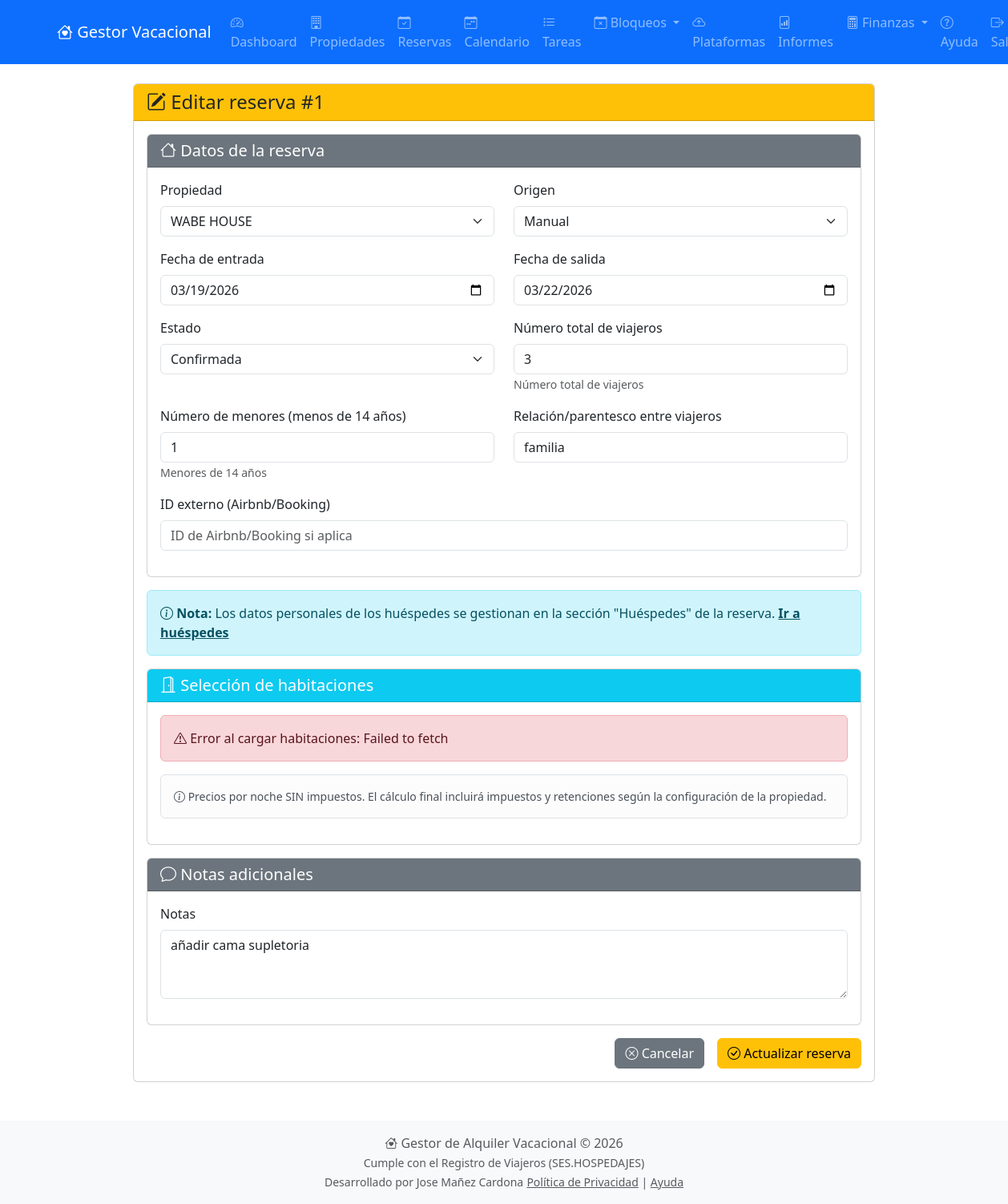
Page /reservas/editar/1 (signed in) on the committed database.
### models.py (models this page shows, shortened)
class Reserva(db.Model):
    __tablename__ = 'reservas'
    id = db.Column(db.Integer, primary_key=True)
    propiedad_id = db.Column(db.Integer, db.ForeignKey('propiedades.id'), nullable=False)
    num_huespedes = db.Column(db.Integer, default=1)
    num_menores = db.Column(db.Integer, default=0)
    relacion_parentesco = db.Column(db.String(200), nullable=True)
    fecha_entrada = db.Column(db.Date, nullable=False)
    fecha_salida = db.Column(db.Date, nullable=False)
    subtotal_habitaciones = db.Column(db.Float, default=0)
    impuesto_aplicado = db.Column(db.Float, default=0)
    total_impuestos = db.Column(db.Float, default=0)
    retencion_aplicada = db.Column(db.Float, default=0)
    retencion_total = db.Column(db.Float, default=0)  # Nota: en tu error aparece 'retención_total'
    precio_total = db.Column(db.Float)
    deposito_pagado = db.Column(db.Float, default=0)
    saldo_pendiente = db.Column(db.Float, default=0)
    fecha_pago_total = db.Column(db.Date, nullable=True)
    estado = db.Column(db.String(20), default='confirmada')
    notas = db.Column(db.Text)
    fecha_creacion = db.Column(db.DateTime, default=datetime.utcnow)
    origen = db.Column(db.String(50), default='manual')
    external_id = db.Column(db.String(100), unique=True, nullable=True)
    propiedad = db.relationship('Propiedad', back_populates='reservas')
    tareas = db.relationship('Tarea', back_populates='reserva_rel', lazy='dynamic')
    habitaciones_asignadas = db.relationship('ReservaHabitacion', back_populates='reserva', lazy='dynamic', cascade='all, delete-orphan')
    pagos = db.relationship('PagoReserva', back_populates='reserva', lazy='dynamic', cascade='all, delete-orphan')
    ingresos = db.relationship('Ingreso', back_populates='reserva', lazy='dynamic')
    huespedes = db.relationship('Huesped', back_populates='reserva', lazy='dynamic', cascade='all, delete-orphan')

### reservas.py (the view, shortened to what this page needs)
@reservas_bp.route('/editar/<int:id>', methods=['GET', 'POST'])
@login_required
def editar(id):
    reserva = Reserva.query.get_or_404(id)
    propiedad = Propiedad.query.get(reserva.propiedad_id)
    if propiedad.usuario_id != current_user.id:
        flash('No tienes permiso para editar esta reserva', 'danger')
        return redirect(url_for('reservas.index'))
    form = ReservaForm(obj=reserva)
    propiedades = Propiedad.query.filter_by(usuario_id=current_user.id).all()
    form.propiedad_id.choices = [(0, '-- Selecciona una propiedad --')] + [(p.id, p.nombre) for p in propiedades]
    habitaciones_asignadas = [rh.habitacion_id for rh in reserva.habitaciones_asignadas]
    return render_template('reservas/editar.html',
                          form=form,
                          reserva=reserva,
                          habitaciones_asignadas=habitaciones_asignadas)

### app.py (called while the page is built)
@login.user_loader
def load_user(user_id):
    return db.session.get(User, int(user_id))

### templates/reservas/editar.html (shortened to what this page needs)
{% extends "base.html" %}
{% block content %}
<div class="row justify-content-center">
    <div class="col-md-10">
        <div class="card">
            <div class="card-header bg-warning text-dark">
                <h4 class="mb-0"><i class="bi bi-pencil-square"></i> Editar reserva #{{ reserva.id }}</h4>
            </div>
            <div class="card-body">
                <form method="POST" action="" id="reservaForm">
                    <div class="card mb-3">
                        <div class="card-header bg-secondary text-white">
                            <h5 class="mb-0"><i class="bi bi-house"></i> Datos de la reserva</h5>
                        </div>
                        <div class="card-body">
                            <div class="row">
                                <div class="col-md-6 mb-3">
                                    {{ form.propiedad_id.label(class="form-label") }}
                                    {{ form.propiedad_id(class="form-select", id="propiedad_id") }}
                                </div>
                                <div class="col-md-6 mb-3">
                                    {{ form.origen.label(class="form-label") }}
                                    {{ form.origen(class="form-select") }}
                                </div>
                            </div>
                            <div class="row">
                                <div class="col-md-6 mb-3">
                                    {{ form.fecha_entrada.label(class="form-label") }}
                                    {{ form.fecha_entrada(class="form-control", type="date", id="fecha_entrada") }}
                                </div>
                                <div class="col-md-6 mb-3">
                                    {{ form.fecha_salida.label(class="form-label") }}
                                    {{ form.fecha_salida(class="form-control", type="date", id="fecha_salida") }}
                                </div>
                            </div>
                            <div class="row">
                                <div class="col-md-6 mb-3">
                                    {{ form.estado.label(class="form-label") }}
                                    {{ form.estado(class="form-select") }}
                                </div>
                                <div class="col-md-6 mb-3">
                                    {{ form.num_huespedes.label(class="form-label") }}
                                    {{ form.num_huespedes(class="form-control", type="number", min="1", id="num_huespedes") }}
                                    <small class="text-muted">Número total de viajeros</small>
                                </div>
                            </div>
                            <div class="row">
                                <div class="col-md-6 mb-3">
                                    {{ form.num_menores.label(class="form-label") }}
                                    {{ form.num_menores(class="form-control", type="number", min="0") }}
                                    <small class="text-muted">Menores de 14 años</small>
                                </div>
                                <div class="col-md-6 mb-3">
                                    {{ form.relacion_parentesco.label(class="form-label") }}
                                    {{ form.relacion_parentesco(class="form-control", placeholder="Ej: Familia, amigos, pareja") }}
                                </div>
                            </div>
                            <div class="mb-3">
                                {{ form.external_id.label(class="form-label") }}
                                {{ form.external_id(class="form-control", placeholder="ID de Airbnb/Booking si aplica") }}
                            </div>
                        </div>
                    </div>
                    <div class="alert alert-info">
                        <i class="bi bi-info-circle"></i>
                        <strong>Nota:</strong> Los datos personales de los huéspedes se gestionan en la sección "Huéspedes" de la reserva.
                        <a href="{{ url_for('huespedes.index', reserva_id=reserva.id) }}" class="alert-link">Ir a huéspedes</a>
                    </div>
                    <div class="card mb-3">
                        <div class="card-header bg-info text-white">
                            <h5 class="mb-0"><i class="bi bi-door-open"></i> Selección de habitaciones</h5>
                        </div>
                        <div class="card-body">
                            <div id="habitaciones-container" class="mb-3">
                            </div>
                            <div class="alert alert-light border small">
                                <i class="bi bi-info-circle"></i> Precios por noche SIN impuestos. El cálculo final incluirá impuestos y retenciones según la configuración de la propiedad.
                            </div>
                        </div>
                    </div>
                    <div class="card mb-3">
                        <div class="card-header bg-secondary text-white">
                            <h5 class="mb-0"><i class="bi bi-chat"></i> Notas adicionales</h5>
                        </div>
                        <div class="card-body">
                            <div class="mb-3">
                                {{ form.notas.label(class="form-label") }}
                                {{ form.notas(class="form-control", rows=3) }}
                            </div>
                        </div>
                    </div>
                    <div class="d-grid gap-2 d-md-flex justify-content-md-end">
                        <a href="{{ url_for('reservas.ver', id=reserva.id) }}" class="btn btn-secondary me-md-2">
                            <i class="bi bi-x-circle"></i> Cancelar
                        </a>
                        <button type="submit" class="btn btn-warning">
                            <i class="bi bi-check-circle"></i> Actualizar reserva
                        </button>
                    </div>
                </form>
            </div>
        </div>
    </div>
</div>
{% endblock %}

### rows in the picture
Reserva: id "1", propiedad_id "WABE HOUSE", origen "Manual", fecha_entrada "03/19/2026", fecha_salida "03/22/2026", estado "Confirmada", num_huespedes "3", num_menores "1", relacion_parentesco "familia", notas "añadir cama supletoria"
